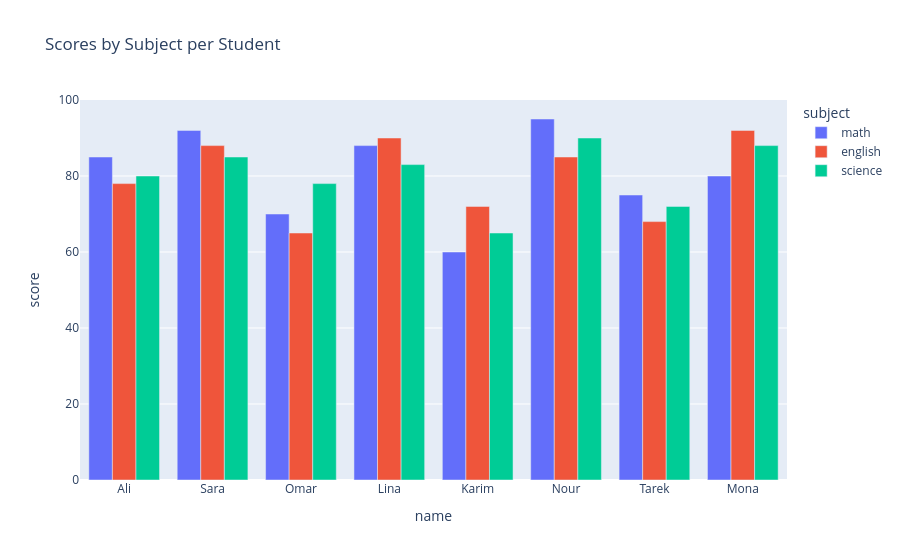

Source (notebook cell):
### Markdown cell above
###  Exercise 10 — Grouped Bar Chart with Plotly

Create an **interactive grouped bar chart** using Plotly Express that shows **math, english, and science scores** for each student.

**Hint:** You need to reshape the data using `pd.melt()` first:
```python
df_melted = pd.melt(df, id_vars='name', value_vars=['math', 'english', 'science'],
var_name='subject', value_name='score')
```

Requirements:
- X-axis → name
- Y-axis → score
- Color → subject
- Use `barmode='group'`
- Title: `'Scores by Subject per Student'`

### Code cell
df_melted = pd.melt(df, id_vars='name', value_vars=['math', 'english', 'science'],
var_name='subject', value_name='score')
fig = px.bar(
    df_melted,          
    x="name",
    y="score",
    color="subject",    
    barmode="group",
    title="Scores by Subject per Student"
)

fig.show()

### Figure 1 — Plotly figure (JSON) as saved in the notebook; plotly's stock layout.template omitted (floating-point values rounded to 4 significant figures)
{"data": [{"alignmentgroup": "True", "hovertemplate": "subject=math<br>name=%{x}<br>score=%{y}<extra></extra>", "legendgroup": "math", "marker": {"color": "#636efa", "pattern": {"shape": ""}}, "name": "math", "offsetgroup": "math", "orientation": "v", "showlegend": true, "textposition": "auto", "type": "bar", "x": ["Ali", "Sara", "Omar", "Lina", "Karim", "Nour", "Tarek", "Mona"], "xaxis": "x", "y": [85, 92, 70, 88, 60, 95, 75, 80], "yaxis": "y"}, {"alignmentgroup": "True", "hovertemplate": "subject=english<br>name=%{x}<br>score=%{y}<extra></extra>", "legendgroup": "english", "marker": {"color": "#EF553B", "pattern": {"shape": ""}}, "name": "english", "offsetgroup": "english", "orientation": "v", "showlegend": true, "textposition": "auto", "type": "bar", "x": ["Ali", "Sara", "Omar", "Lina", "Karim", "Nour", "Tarek", "Mona"], "xaxis": "x", "y": [78, 88, 65, 90, 72, 85, 68, 92], "yaxis": "y"}, {"alignmentgroup": "True", "hovertemplate": "subject=science<br>name=%{x}<br>score=%{y}<extra></extra>", "legendgroup": "science", "marker": {"color": "#00cc96", "pattern": {"shape": ""}}, "name": "science", "offsetgroup": "science", "orientation": "v", "showlegend": true, "textposition": "auto", "type": "bar", "x": ["Ali", "Sara", "Omar", "Lina", "Karim", "Nour", "Tarek", "Mona"], "xaxis": "x", "y": [80, 85, 78, 83, 65, 90, 72, 88], "yaxis": "y"}], "layout": {"barmode": "group", "legend": {"title": {"text": "subject"}, "tracegroupgap": 0}, "title": {"text": "Scores by Subject per Student"}, "xaxis": {"anchor": "y", "domain": [0, 1], "title": {"text": "name"}}, "yaxis": {"anchor": "x", "domain": [0, 1], "title": {"text": "score"}}}}
